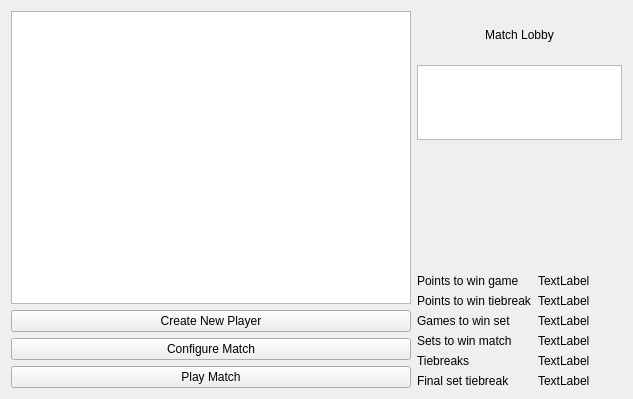
<?xml version="1.0" encoding="UTF-8"?>
<ui version="4.0">
 <class>MainWindow</class>
 <widget class="QWidget" name="MainWindow">
  <property name="geometry">
   <rect>
    <x>0</x>
    <y>0</y>
    <width>633</width>
    <height>399</height>
   </rect>
  </property>
  <property name="windowTitle">
   <string>Form</string>
  </property>
  <layout class="QGridLayout" name="gridLayout">
   <item row="0" column="0">
    <layout class="QVBoxLayout" name="verticalLayout_2">
     <item>
      <layout class="QVBoxLayout" name="player_names_layout">
       <item>
        <widget class="QListWidget" name="players_lst">
         <property name="minimumSize">
          <size>
           <width>400</width>
           <height>0</height>
          </size>
         </property>
        </widget>
       </item>
      </layout>
     </item>
     <item>
      <layout class="QVBoxLayout" name="verticalLayout">
       <item>
        <widget class="QPushButton" name="create_player_btn">
         <property name="text">
          <string>Create New Player</string>
         </property>
        </widget>
       </item>
       <item>
        <widget class="QPushButton" name="show_modal_btn">
         <property name="text">
          <string>Configure Match</string>
         </property>
        </widget>
       </item>
       <item>
        <widget class="QPushButton" name="play_match_btn">
         <property name="text">
          <string>Play Match</string>
         </property>
        </widget>
       </item>
      </layout>
     </item>
    </layout>
   </item>
   <item row="0" column="1">
    <layout class="QVBoxLayout" name="verticalLayout_4">
     <item>
      <layout class="QVBoxLayout" name="verticalLayout_3">
       <item>
        <widget class="QLabel" name="label_5">
         <property name="text">
          <string>Match Lobby</string>
         </property>
         <property name="alignment">
          <set>Qt::AlignCenter</set>
         </property>
        </widget>
       </item>
       <item>
        <widget class="QListWidget" name="lobby_lst">
         <property name="maximumSize">
          <size>
           <width>16777215</width>
           <height>75</height>
          </size>
         </property>
        </widget>
       </item>
      </layout>
     </item>
     <item>
      <spacer name="verticalSpacer">
       <property name="orientation">
        <enum>Qt::Vertical</enum>
       </property>
       <property name="sizeHint" stdset="0">
        <size>
         <width>20</width>
         <height>40</height>
        </size>
       </property>
      </spacer>
     </item>
     <item>
      <layout class="QFormLayout" name="formLayout">
       <item row="1" column="0">
        <widget class="QLabel" name="label">
         <property name="text">
          <string>Points to win game</string>
         </property>
        </widget>
       </item>
       <item row="2" column="0">
        <widget class="QLabel" name="label_2">
         <property name="text">
          <string>Points to win tiebreak</string>
         </property>
        </widget>
       </item>
       <item row="3" column="0">
        <widget class="QLabel" name="label_3">
         <property name="text">
          <string>Games to win set</string>
         </property>
        </widget>
       </item>
       <item row="4" column="0">
        <widget class="QLabel" name="label_4">
         <property name="text">
          <string>Sets to win match</string>
         </property>
        </widget>
       </item>
       <item row="1" column="1">
        <widget class="QLabel" name="pts_to_win_game_lbl">
         <property name="text">
          <string>TextLabel</string>
         </property>
        </widget>
       </item>
       <item row="2" column="1">
        <widget class="QLabel" name="pts_to_win_tiebreak_lbl">
         <property name="text">
          <string>TextLabel</string>
         </property>
        </widget>
       </item>
       <item row="4" column="1">
        <widget class="QLabel" name="sets_to_win_match_lbl">
         <property name="text">
          <string>TextLabel</string>
         </property>
        </widget>
       </item>
       <item row="5" column="0">
        <widget class="QLabel" name="label_9">
         <property name="text">
          <string>Tiebreaks</string>
         </property>
        </widget>
       </item>
       <item row="6" column="0">
        <widget class="QLabel" name="label_10">
         <property name="text">
          <string>Final set tiebreak</string>
         </property>
        </widget>
       </item>
       <item row="6" column="1">
        <widget class="QLabel" name="final_set_tiebreak_lbl">
         <property name="text">
          <string>TextLabel</string>
         </property>
        </widget>
       </item>
       <item row="5" column="1">
        <widget class="QLabel" name="tiebreaks_lbl">
         <property name="text">
          <string>TextLabel</string>
         </property>
        </widget>
       </item>
       <item row="3" column="1">
        <widget class="QLabel" name="games_to_win_set_lbl">
         <property name="text">
          <string>TextLabel</string>
         </property>
        </widget>
       </item>
      </layout>
     </item>
    </layout>
   </item>
  </layout>
 </widget>
 <resources/>
 <connections/>
</ui>
